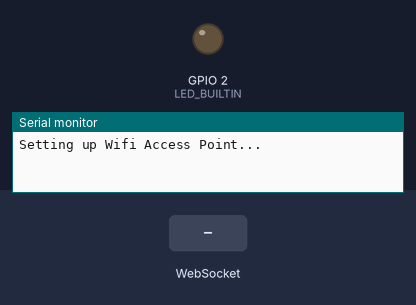
Bench run of a sketch on a simulated ESP8266 (NodeMCU). Shown: output pins drawn as LEDs (lit = HIGH, except the on-board LED, lit = LOW), the last lines printed to the serial monitor. The test bench sets the inputs (shaded band). WiFi joins after 1.5 s; servers stay silent unless stated.

Above: at 0.1 s.
At 2.8 s:
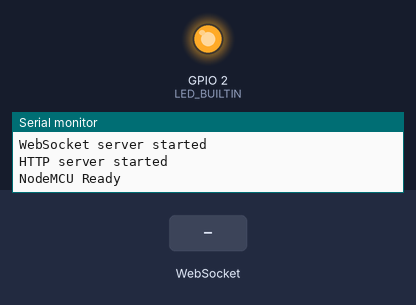
2.9 s: WebSocket text "1" received
Timing chart, 0 to 5.9 s (numbered marks = the images above; inputs shaded):
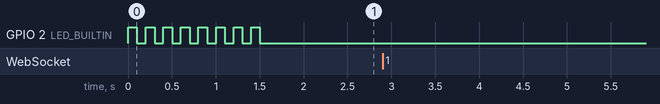

The sketch:

SmartParking_NodeMCU.ino
```cpp
#include <string>
#include <ESP8266WiFi.h>
#include <ESP8266WebServer.h>
#include <WebSocketsServer.h>

/*
 * --------------------------------------------------
 * GLOBAL VARIABLES
 *
 */
const char* wifiSsid = "Haze";
const char* wifiPass = "Bismillah";

ESP8266WebServer webServer(80);
WebSocketsServer webSocket(81);

String serialData;

/*
 * --------------------------------------------------
 * CUSTOM FUNCTIONS
 *
 */

void ledBlink(int pin, int del = 500, int repeat = 1) {
  for (int i = 0; i < 1; ++i ) {
    digitalWrite(pin, HIGH);
    delay(del);
    digitalWrite(pin, LOW);
    delay(del);
  }
}

/*
 * --------------------------------------------------
 * HANDLER VARIABLES
 *
 */

void webSocketHandler(uint8_t num, WStype_t type, uint8_t * payload, size_t length) {
  switch(type) {
    case WStype_DISCONNECTED:
      Serial.printf("Websocket Client [%u] Disconnected!\n", num);
      break;
    case WStype_CONNECTED: {
        IPAddress ip = webSocket.remoteIP(num);
        Serial.printf("Websocket Client [%u] Connected from %d.%d.%d.%d url: %s\n", num, ip[0], ip[1], ip[2], ip[3], payload);
      }
      break;
  }
}

void httpGetIndex() {
  webServer.send(200, "text/html", "<!DOCTYPE html><html lang='en'><head> <meta charset='UTF-8'> <meta name='viewport' content='width=device-width, initial-scale=1.0'> <meta http-equiv='X-UA-Compatible' content='ie=edge'> <title>Kelompok 1 Hardsoft / Smart Parking Monitoring</title> <style>html{font-family: 'Segoe UI', Arial, Helvetica, sans-serif;}body{background: #f7f7f7; margin: 0 !important; padding: 0 !important;}.container-flex{display: flex; flex-direction: row; justify-content: center; align-items: flex-start;}.child-flex{padding: 12px; margin-left: 12px; margin-right: 12px; border: 1px solid #ddd; border-radius: 5px;}.box{display: flex; width: 250px; min-height: 400px; background-color: #eee; justify-content: center;}.vehicle-miniature{background-image: url('https://raw.githubusercontent.com/hizzely/testrepo/master/car.png'); background-size: cover; background-position: center; margin-top:0px; width: 130px; height: 185px; border-radius: 5px; transition: .4s;}</style></head><body> <div class='header-back'> <h2 style='text-align: center; background-color: #ddd; margin-top:0; padding: 24px;'>IoT-based Smart Parking Monitor <br/><small>&copy; 2019-2020 Kelompok 1</small></h2> </div><div class='container-flex'> <div class='child-flex'> <div class='box'> <div id='vehicle1' class='vehicle-miniature'></div></div><div style='text-align: center;'> <h3 id='vehicle1-title'>Lane 1 (<span id='vehicle1-status'>PARKED</span>)</h3> <p id='vehicle1-pos'>Approx. Distance: <span id='vehicle1-distance'>0</span>cm</p></div></div><div id='lane2' class='child-flex'> <div class='box'> <div id='vehicle2' class='vehicle-miniature'></div></div><div style='text-align: center;'> <h3 id='vehicle2-title'>Lane 2 (<span id='vehicle2-status'>PARKED</span>)</h3> <p id='vehicle2-pos'>Approx. Distance: <span id='vehicle2-distance'>0</span>cm</p></div></div></div><script>const HOST=location.host,VIS_LANE_MAX=215;let state=[{elementId:'vehicle2',state:null,stateText:null,distance:null,data:null},{elementId:'vehicle1',state:null,stateText:null,distance:null,data:null}];function map(e,t,a,n,s){return(e-t)*(s-n)/(a-t)+n}function parseMessage(e){let t=e.split('|');return t.forEach((e,a)=>{t[a]=e.split(';')}),t}function updateViz(e){state.forEach((t,a)=>{switch(t.state=parseInt(e[a][0]),t.distance=Math.floor(parseInt(e[a][1])),t.data=map(t.distance,1,15,VIS_LANE_MAX,0),t.data<0?t.data=0:t.data>215&&(t.data=215),t.distance<0&&(t.distance=0),t.state){case 0:t.stateText='Empty';break;case 1:t.stateText='Parking';break;case 2:t.stateText='Idle';break;case 3:t.stateText='5 secs to park';break;case 4:t.stateText='Parked';break;case 5:t.stateText='Picked Up/Unpaid'}document.getElementById(`${t.elementId}-status`).textContent=t.stateText,document.getElementById(`${t.elementId}-pos`).style.opacity=t.distance>14?0:1,document.getElementById(`${t.elementId}-distance`).textContent=t.distance,document.getElementById(t.elementId).style.opacity=t.distance>14?0:1,document.getElementById(t.elementId).style.transform=`translateY(${t.data}px)`})}let socket=new WebSocket('ws://'+HOST+':81');socket.onmessage=function(e){updateViz(parseMessage(e.data))}; </script></body></html>");
}


/*
 * --------------------------------------------------
 * SETUP FUNCTIONS
 *
 */

void setupWifi() {
  Serial.println(F("Setting up Wifi Access Point..."));
  WiFi.begin(wifiSsid, wifiPass);

  while (WiFi.status() != WL_CONNECTED) {
    ledBlink(LED_BUILTIN, 100, 10);
  }

  Serial.print(F("IP Address: "));
  Serial.println(WiFi.localIP());
}

void setupWebServer() {
  webServer.on("/", httpGetIndex);
  webServer.begin();
  Serial.println(F("HTTP server started"));
}

void setupWebSocket() {
  webSocket.begin();
  webSocket.onEvent(webSocketHandler);
  Serial.println(F("WebSocket server started"));
}


/*
 * --------------------------------------------------
 * MAIN ROUTINE
 *
 */

void setup() {
  pinMode(LED_BUILTIN, OUTPUT);

  Serial.begin(115200);
  while (!Serial) { ; }

  setupWifi();
  setupWebSocket();
  setupWebServer();

  Serial.println(F("NodeMCU Ready"));
}

void loop() {
  webSocket.loop();
  webServer.handleClient();

  if (Serial.available() > 0) {
    serialData = Serial.readStringUntil('\n');
    webSocket.broadcastTXT(serialData);
  }
}
```
